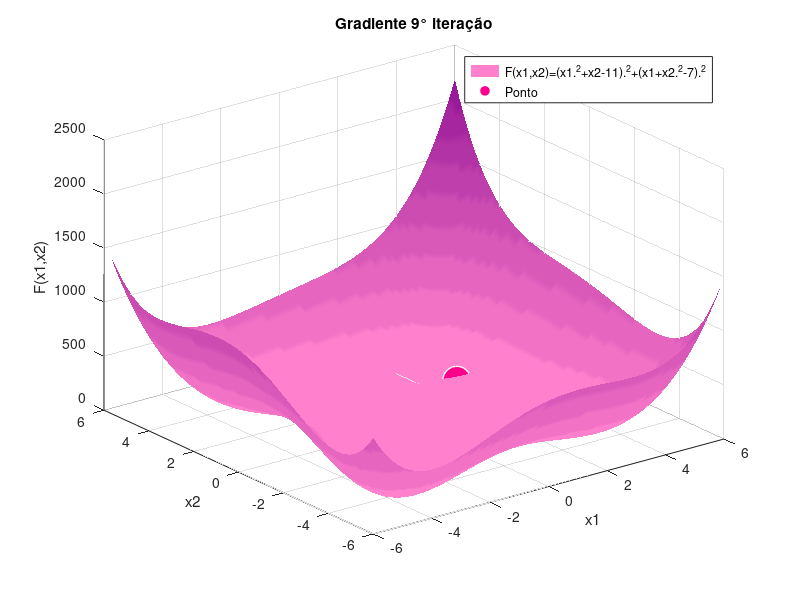
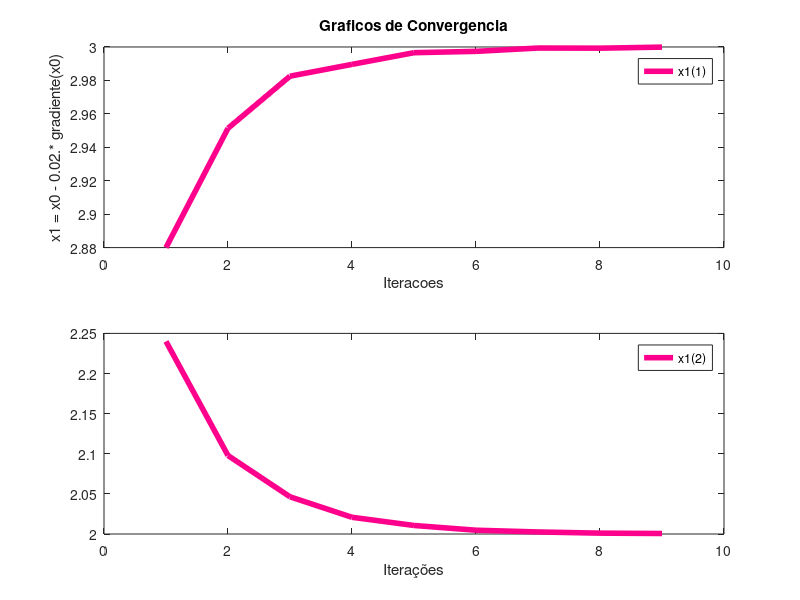

These charts were generated, in order, by the following MATLAB code:
function l4ex4
  clc
  x0 = [2.5; 2.5]; 
  maxiteracoes = 1000;
  tolerancia = 1e-3;
  historicox1 = zeros(2, maxiteracoes);
  
  flagmetodo = menu('Qual o método desejado?','Gradiente','Newton');
  % 1- Gradiente 2- Newton
  [iteracoes, x1, historicox1] = metodo(flagmetodo, x0, maxiteracoes, tolerancia, historicox1);
  figure(1); graficorosa(historicox1(1, :), historicox1(2, :), iteracoes, flagmetodo);
  figure(2); convergenciarosa(historicox1(1, :), historicox1(2, :), iteracoes, flagmetodo);
  
  if flagmetodo == 1
    % Retorno Gradiente
    fprintf("O resultado do Método do Gradiente foi x1 = %.6f x2 = %.6f} e a a proximidade do ponto ótimo é [3; 2] foi de %.6f utilizando %.0f interacoes", x1(1), x1(2), sqrt((x1(1)-3).^2+(x1(2)-2).^2), iteracoes);
  elseif flagmetodo == 2
    % Retorno Newton
    fprintf("O resultado do Método de Newton foi {x1,x2} = {%.6f; %.6f} e a proximidade do ponto ótimo {3; 2} foi de %.6f com %.0f interacoes", x1(1), x1(2), sqrt((x1(1)-3).^2+(x1(2)-2).^2), iteracoes);
  endif
endfunction

function fponto = funcao(ponto)
  x1 = ponto(1);
  x2 = ponto(end);
  fponto = (((x1^2) +  x2 - 11).^2) + (x1 + (x2.^2) - 7).^2;
endfunction

function gponto = gradiente(ponto)
  x1 = ponto(1);
  x2 = ponto(end);
  gponto = [4.*x1.*(x1.^2 + x2 - 11) + 2.*(x1 + x2.^2 - 7);
          2.*(x1.^2 + x2 - 11) + 4.*x2.*(x1 + x2.^2 - 7)];
endfunction

function hponto = hessiana(ponto)
  x1 = ponto(1);
  x2 = ponto(end);
  hponto = [(12.*x1.^2 + 4.*x2 - 42), (4.*x1 + 4.*x2);
          (4.*x1 + 4.*x2), (4.*x1 + 12.*x2.^2 - 12)];
endfunction

function [i, x1, historicox1] = metodo(flagmetodo, x0, maxiteracoes, tolerancia, historicox1)
  for i = 1:maxiteracoes
    if flagmetodo == 1
      % Fazendo Gradiente
      x1 = x0 - 0.02.* gradiente(x0);
    elseif flagmetodo == 2
      % Fazendo Newton
      hponto = hessiana(x0);
      gponto = gradiente(x0);
      x1 = x0 - 1.1.* inv(hponto) * gponto;
    endif
    historicox1(:, i) = x1;
    if max(abs(x1 - x0)) <= tolerancia
      historicox1 = historicox1(:, 1:i);
      break;
    endif
    x0 = x1;
  endfor
endfunction

function graficorosa(historicox1, historicofx1, iteracoes, flagmetodo)
  custom_colormap = [
    1.0 0.5 0.8; 
    0.95 0.45 0.775;  
    0.9 0.4 0.75; 
    0.85 0.35 0.725; 
    0.8 0.3 0.7; 
    0.75 0.25 0.675;  
    0.7 0.2 0.65; 
    0.65 0.15 0.625;
    0.6 0.1 0.6];
  colormap(custom_colormap);
  x = (-6):00.1:6;
  y = x;
  historicoz = zeros(iteracoes);
  for k = 1:iteracoes
    historicoz(k) = funcao([historicox1, historicofx1]);
  endfor
  F = zeros(length(x), length(y));
  for xx = 1:numel(x)
    for yy = 1:numel(y)
      F(xx, yy) = funcao([x(xx); y(yy)]);
    endfor
  endfor
  for i = 1:iteracoes
    surf(x, y, F(:, :));
    shading interp;
    colormap();
    hold on;
    plot3((historicox1(i)), (historicofx1(i)), (historicoz(i)), 'marker', 'o', 'markersize', 20, 'color', 'w', 'markerfacecolor', [0.9922, 0.0000, 0.5490], 'linewidth', 1);
    hold off;
    set(gca, 'fontsize', 10);
    %grid on;
    if flagmetodo == 1
      % Fazendo Gradiente
      title(sprintf('Gradiente %i° iteração', i));
    elseif flagmetodo == 2
      % Fazendo Newton
      title(sprintf('Newton %i° iteração', i));
    endif
    legend("F(x1,x2)=(x1.^2+x2-11).^2+(x1+x2.^2-7).^2", "Ponto");
    xlabel("x1");
    ylabel("x2");
    zlabel("F(x1,x2)");
    pause (0.1);
  endfor
endfunction

function convergenciarosa(historicox1, historicofx1, iteracoes, flagmetodo)
  subplot(211)
  plot(1:iteracoes, historicox1, 'color', [0.9922, 0.0000, 0.5490], 'linewidth', 4);
  set(gca, 'fontsize', 10);
  legend("x1(1)");
  xlabel("Iteracoes");
  if flagmetodo == 1
    % Fazendo Gradiente
    ylabel("x1 = x0 - 0.02.* gradiente(x0)");
  elseif flagmetodo == 2
    % Fazendo Newton
    ylabel("x1 = x0 - 1.1.* inv(hponto) * gponto;");
  endif
  title("Graficos de Convergencia");
  subplot(212)
  plot(1:iteracoes, historicofx1, 'color', [0.9922, 0.0000, 0.5490], 'linewidth', 4)
  set(gca, 'fontsize', 10);
  legend("x1(2)");
  xlabel("Iterações");
endfunction